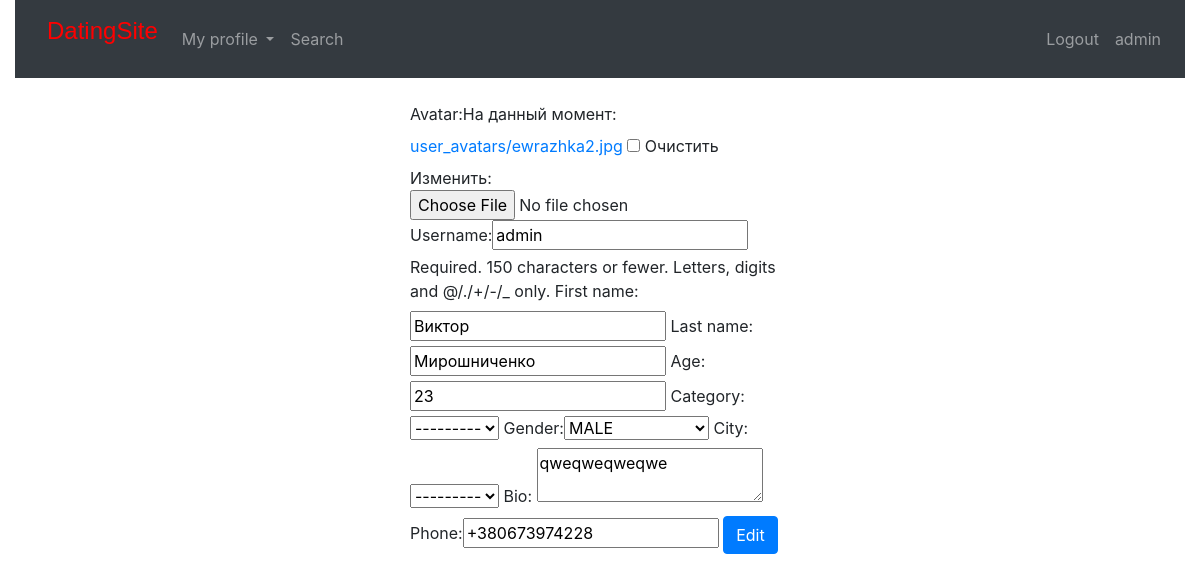
Page /profile/edit/ (signed in) on the earlier database version.
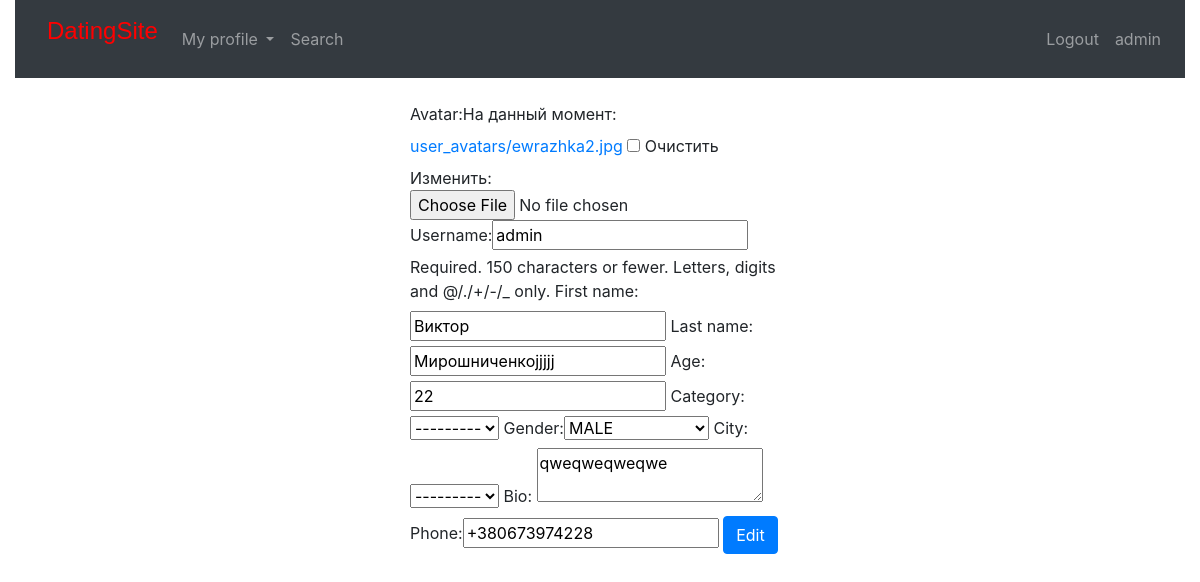
Same page on the later database version.
### datingcore/models.py (models this page shows)
class CustomUser(AbstractUser):
    TYPE_MALE = 0
    TYPE_FEMALE = 1
    TYPE_NOT_SELECTED = 2
    TYPE_CHOICES = (
        (TYPE_MALE, 'MALE'),
        (TYPE_FEMALE, 'FEMALE'),
        (TYPE_NOT_SELECTED, 'NOT_SELECTED')
    )
    avatar = models.ImageField(blank=True, null=True, upload_to='user_avatars')
    age = models.IntegerField(blank=True, null=True,)
    rating = models.PositiveIntegerField(blank=True, null=True,)
    category = models.ForeignKey(CategoryOFUSER, on_delete=models.CASCADE, blank=True, null=True,)
    gender = models.PositiveSmallIntegerField(choices=TYPE_CHOICES, default=TYPE_NOT_SELECTED)
    city = models.ForeignKey(CityOFUSER, on_delete=models.SET_NULL, null=True, blank=True)
    bio = models.TextField(blank=True, null=True,)
    phone = models.CharField(max_length=255, blank=True, null=True)

### datingcore/views.py (the view, shortened to what this page needs)
# urls.py: path('profile/edit/', EditUserProfileView.as_view(), name='profile_edit_view'),
class EditUserProfileView(FormView):
    template_name = "edit_profile.html"
    form_class = EditProfileForm
    def get_form_kwargs(self):
        kwargs = super(EditUserProfileView, self).get_form_kwargs()
        kwargs['instance'] = get_object_or_404(CustomUser, username=self.request.user)
        return kwargs

### datingcore/forms.py (shortened to what this page needs)
class EditProfileForm(forms.ModelForm):
    class Meta:
        model = CustomUser
        fields = ('avatar', 'username', 'first_name', 'last_name', 'age', 'category', 'gender', 'city', 'bio', 'phone')
        widgets = {
            'bio': EditorWidget()
        }

### datingcore/widget.py (called while the page is built)
    def render(self, name, value, attrs=None, renderer=None):
        context = {
            "name": name,
            "value": value
        }
        return render_to_string('widgets/niceeditor.html', context)

### templates/edit_profile.html (shortened to what this page needs)
{% extends 'homepage.html' %}
 {% block content %}
     {% load bootstrap %}
     <br>
<form method="post">
    {{ form|bootstrap }}
    <input class="btn btn-primary" type="submit" value="Edit">
</form>
{% endblock %}

### templates/homepage.html (shortened to what this page needs)
<!DOCTYPE html>
{% load staticfiles %}
<html lang="en">
    <head>
        <link rel="stylesheet" href="https://stackpath.bootstrapcdn.com/bootstrap/4.1.3/css/bootstrap.min.css">
    </head>
<body>
        <div class="container-fluid">
            <nav class="navbar navbar-expand-lg navbar-dark bg-dark">
              <a class="navbar-brand" href="/"
              ><p><font size="5" color="red" face="Arial">DatingSite</font>
              </a>
              <div class="collapse navbar-collapse" id="navbarSupportedContent">
                <ul class="navbar-nav mr-auto">
                    {% if user.is_authenticated %}
                      <li class="nav-item dropdown">
                    <a class="nav-link dropdown-toggle" href="#" id="navbarDropdown" role="button" data-toggle="dropdown" aria-haspopup="true" aria-expanded="false">
                      My profile
                        </a>
                    <li class="nav-item">
              <a class="nav-link" href="{% url 'search_view' %}">Search</a>
                    </li>
                  {% endif %}
                </ul>
                  <div class="collapse navbar-collapse" id="navbarResponsive">
          <ul class="navbar-nav ml-auto">
              {% if not user.is_authenticated %}
            <li class="nav-item">
              <a class="nav-link" href="{% url 'login' %}">Login</a>
            </li>
                  <li class="nav-item">
              <a class="nav-link" href="{% url 'registration' %}">Registration</a>
                  </li>
              {% else %}
            <li class="nav-item">
              <a class="nav-link" href="{% url 'logout' %}">Logout</a>
            </li>
            <li class="nav-item">
              <a class="nav-link" href="{% url 'profile_view' %}">{{ user.username }}</a>
            </li>
              {% endif %}
            </nav>
        </div>
        <div class="row">
       <div class="col-md-4">
       </div>
       <div class="col-md-4">
            {% block content %}
            {% endblock %}
       </div>
           <div class="col-md-4">
               </div>
       </div>
<body>

### templates/widgets/niceeditor.html (shortened to what this page needs)
<link href='https://cdn.jsdelivr.net/npm/froala-editor@2.9.3/css/froala_editor.min.css' rel='stylesheet' type='text/css' />
<link href='https://cdn.jsdelivr.net/npm/froala-editor@2.9.3/css/froala_style.min.css' rel='stylesheet' type='text/css' />
<link rel="stylesheet" href="http://use.fontawesome.com/releases/v5.0.10/css/all.css">
<textarea name="{{ name }}" id="id_{{ name }}">{{ value }}</textarea>

Differences in the rows shown:
changed CustomUser "admin": last_name "Мирошниченко" → "Мирошниченкоjjjjj"; age "23" → "22"
